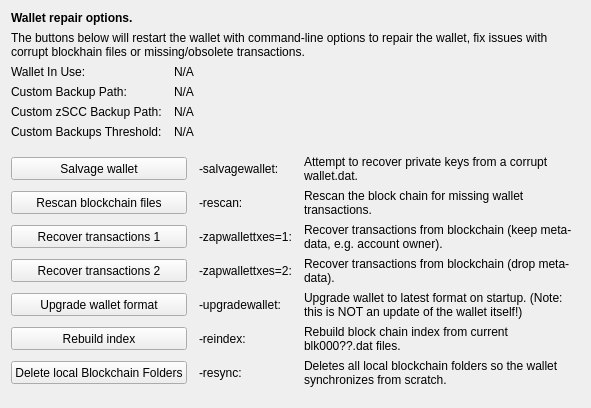
     <widget class="QWidget" name="tab_repair">
      <attribute name="title">
       <string>&amp;Wallet Repair</string>
      </attribute>
      <layout class="QGridLayout" name="gridLayout_4" columnstretch="0,0,0,0">
       <property name="horizontalSpacing">
        <number>12</number>
       </property>
       <item row="0" column="0" colspan="4">
        <widget class="QLabel" name="label_repair_header">
         <property name="font">
          <font>
           <weight>75</weight>
           <bold>true</bold>
          </font>
         </property>
         <property name="text">
          <string>Wallet repair options.</string>
         </property>
        </widget>
       </item>
       <item row="1" column="0" colspan="4">
        <widget class="QLabel" name="label_repair_helptext">
         <property name="font">
          <font>
           <weight>50</weight>
           <bold>false</bold>
          </font>
         </property>
         <property name="text">
          <string>The buttons below will restart the wallet with command-line options to repair the wallet, fix issues with corrupt blockhain files or missing/obsolete transactions.</string>
         </property>
         <property name="wordWrap">
          <bool>true</bool>
         </property>
        </widget>
       </item>
       <item row="2" column="0">
        <widget class="QLabel" name="wallet_path_label">
         <property name="text">
          <string>Wallet In Use:</string>
         </property>
        </widget>
       </item>
       <item row="2" column="1" colspan="3">
        <widget class="QLabel" name="wallet_path">
         <property name="cursor">
          <cursorShape>IBeamCursor</cursorShape>
         </property>
         <property name="text">
          <string>N/A</string>
         </property>
         <property name="textFormat">
          <enum>Qt::PlainText</enum>
         </property>
         <property name="textInteractionFlags">
          <set>Qt::LinksAccessibleByMouse|Qt::TextSelectableByKeyboard|Qt::TextSelectableByMouse</set>
         </property>
        </widget>
       </item>
       <item row="3" column="0">
        <widget class="QLabel" name="wallet_custombackuppath_label">
         <property name="visible">
          <bool>false</bool>
         </property>
         <property name="text">
          <string>Custom Backup Path:</string>
         </property>
        </widget>
       </item>
       <item row="3" column="1" colspan="3">
        <widget class="QLabel" name="wallet_custombackuppath">
         <property name="cursor">
          <cursorShape>IBeamCursor</cursorShape>
         </property>
         <property name="visible">
          <bool>false</bool>
         </property>
         <property name="text">
          <string>N/A</string>
         </property>
         <property name="textFormat">
          <enum>Qt::PlainText</enum>
         </property>
         <property name="textInteractionFlags">
          <set>Qt::LinksAccessibleByMouse|Qt::TextSelectableByKeyboard|Qt::TextSelectableByMouse</set>
         </property>
        </widget>
       </item>
       <item row="4" column="0">
        <widget class="QLabel" name="wallet_customzsccbackuppath_label">
         <property name="visible">
          <bool>false</bool>
         </property>
         <property name="text">
          <string>Custom zSCC Backup Path:</string>
         </property>
        </widget>
       </item>
       <item row="4" column="1" colspan="3">
        <widget class="QLabel" name="wallet_customzsccbackuppath">
         <property name="cursor">
          <cursorShape>IBeamCursor</cursorShape>
         </property>
         <property name="visible">
          <bool>false</bool>
         </property>
         <property name="text">
          <string>N/A</string>
         </property>
         <property name="textFormat">
          <enum>Qt::PlainText</enum>
         </property>
         <property name="textInteractionFlags">
          <set>Qt::LinksAccessibleByMouse|Qt::TextSelectableByKeyboard|Qt::TextSelectableByMouse</set>
         </property>
        </widget>
       </item>
       <item row="5" column="0">
        <widget class="QLabel" name="wallet_custombackupthreshold_label">
         <property name="visible">
          <bool>false</bool>
         </property>
         <property name="text">
          <string>Custom Backups Threshold:</string>
         </property>
        </widget>
       </item>
       <item row="5" column="1" colspan="3">
        <widget class="QLabel" name="wallet_custombackupthreshold">
         <property name="cursor">
          <cursorShape>IBeamCursor</cursorShape>
         </property>
         <property name="visible">
          <bool>false</bool>
         </property>
         <property name="text">
          <string>N/A</string>
         </property>
         <property name="textFormat">
          <enum>Qt::PlainText</enum>
         </property>
         <property name="textInteractionFlags">
          <set>Qt::LinksAccessibleByMouse|Qt::TextSelectableByKeyboard|Qt::TextSelectableByMouse</set>
         </property>
        </widget>
       </item>
       <item row="6" column="0">
        <spacer name="verticalSpacer_repair1">
         <property name="orientation">
          <enum>Qt::Vertical</enum>
         </property>
         <property name="sizeHint" stdset="0">
          <size>
           <width>10</width>
           <height>10</height>
          </size>
         </property>
        </spacer>
       </item>
       <item row="7" column="0" colspan="2">
        <widget class="QPushButton" name="btn_salvagewallet">
         <property name="minimumSize">
          <size>
           <width>100</width>
           <height>23</height>
          </size>
         </property>
         <property name="text">
          <string>Salvage wallet</string>
         </property>
        </widget>
       </item>
       <item row="7" column="2">
        <widget class="QLabel" name="label_repair_salvage_command">
         <property name="text">
          <string notr="true">-salvagewallet:</string>
         </property>
        </widget>
       </item>
       <item row="7" column="3">
        <widget class="QLabel" name="label_repair_salvage">
         <property name="text">
          <string>Attempt to recover private keys from a corrupt wallet.dat.</string>
         </property>
         <property name="wordWrap">
          <bool>true</bool>
         </property>
        </widget>
       </item>
       <item row="8" column="0" colspan="2">
        <widget class="QPushButton" name="btn_rescan">
         <property name="minimumSize">
          <size>
           <width>100</width>
           <height>23</height>
          </size>
         </property>
         <property name="text">
          <string>Rescan blockchain files</string>
         </property>
        </widget>
       </item>
       <item row="8" column="2">
        <widget class="QLabel" name="label_repair_rescan_command">
         <property name="text">
          <string notr="true">-rescan:</string>
         </property>
        </widget>
       </item>
       <item row="8" column="3">
        <widget class="QLabel" name="label_repair_rescan">
         <property name="text">
          <string>Rescan the block chain for missing wallet transactions.</string>
         </property>
         <property name="wordWrap">
          <bool>true</bool>
         </property>
        </widget>
       </item>
       <item row="9" column="0" colspan="2">
        <widget class="QPushButton" name="btn_zapwallettxes1">
         <property name="minimumSize">
          <size>
           <width>100</width>
           <height>23</height>
          </size>
         </property>
         <property name="text">
          <string>Recover transactions 1</string>
         </property>
        </widget>
       </item>
       <item row="9" column="2">
        <widget class="QLabel" name="label_repair_zap1_command">
         <property name="text">
          <string notr="true">-zapwallettxes=1:</string>
         </property>
        </widget>
       </item>
       <item row="9" column="3">
        <widget class="QLabel" name="label_repair_zap1">
         <property name="text">
          <string>Recover transactions from blockchain (keep meta-data, e.g. account owner).</string>
         </property>
         <property name="wordWrap">
          <bool>true</bool>
         </property>
        </widget>
       </item>
       <item row="10" column="0" colspan="2">
        <widget class="QPushButton" name="btn_zapwallettxes2">
         <property name="minimumSize">
          <size>
           <width>100</width>
           <height>23</height>
          </size>
         </property>
         <property name="text">
          <string>Recover transactions 2</string>
         </property>
        </widget>
       </item>
       <item row="10" column="2">
        <widget class="QLabel" name="label_repair_zap2_command">
         <property name="text">
          <string notr="true">-zapwallettxes=2:</string>
         </property>
        </widget>
       </item>
       <item row="10" column="3">
        <widget class="QLabel" name="label_repair_zap2">
         <property name="text">
          <string>Recover transactions from blockchain (drop meta-data).</string>
         </property>
         <property name="wordWrap">
          <bool>true</bool>
         </property>
        </widget>
       </item>
       <item row="11" column="0" colspan="2">
        <widget class="QPushButton" name="btn_upgradewallet">
         <property name="minimumSize">
          <size>
           <width>100</width>
           <height>23</height>
          </size>
         </property>
         <property name="text">
          <string>Upgrade wallet format</string>
         </property>
        </widget>
       </item>
       <item row="11" column="2">
        <widget class="QLabel" name="label_repair_upgrade_command">
         <property name="text">
          <string notr="true">-upgradewallet:</string>
         </property>
        </widget>
       </item>
       <item row="11" column="3">
        <widget class="QLabel" name="label_repair_upgrade">
         <property name="text">
          <string>Upgrade wallet to latest format on startup. (Note: this is NOT an update of the wallet itself!)</string>
         </property>
         <property name="wordWrap">
          <bool>true</bool>
         </property>
        </widget>
       </item>
       <item row="12" column="0" colspan="2">
        <widget class="QPushButton" name="btn_reindex">
         <property name="minimumSize">
          <size>
           <width>100</width>
           <height>23</height>
          </size>
         </property>
         <property name="text">
          <string>Rebuild index</string>
         </property>
        </widget>
       </item>
       <item row="12" column="2">
        <widget class="QLabel" name="label_repair_reindex_command">
         <property name="text">
          <string notr="true">-reindex:</string>
         </property>
        </widget>
       </item>
       <item row="12" column="3">
        <widget class="QLabel" name="label_repair_reindex">
         <property name="text">
          <string>Rebuild block chain index from current blk000??.dat files.</string>
         </property>
         <property name="wordWrap">
          <bool>true</bool>
         </property>
        </widget>
       </item>
       <item row="13" column="0" colspan="2">
        <widget class="QPushButton" name="btn_resync">
         <property name="minimumSize">
          <size>
           <width>100</width>
           <height>23</height>
          </size>
         </property>
         <property name="text">
          <string>Delete local Blockchain Folders</string>
         </property>
        </widget>
       </item>
       <item row="13" column="2">
        <widget class="QLabel" name="label_repair_resync_command">
         <property name="text">
          <string>-resync:</string>
         </property>
        </widget>
       </item>
       <item row="13" column="3">
        <widget class="QLabel" name="label_repair_resync">
         <property name="text">
          <string>Deletes all local blockchain folders so the wallet synchronizes from scratch.</string>
         </property>
         <property name="wordWrap">
          <bool>true</bool>
         </property>
        </widget>
       </item>
       <item row="14" column="0">
        <spacer name="verticalSpacer_repair2">
         <property name="orientation">
          <enum>Qt::Vertical</enum>
         </property>
         <property name="sizeHint" stdset="0">
          <size>
           <width>20</width>
           <height>10</height>
          </size>
         </property>
        </spacer>
       </item>
      </layout>
     </widget>
